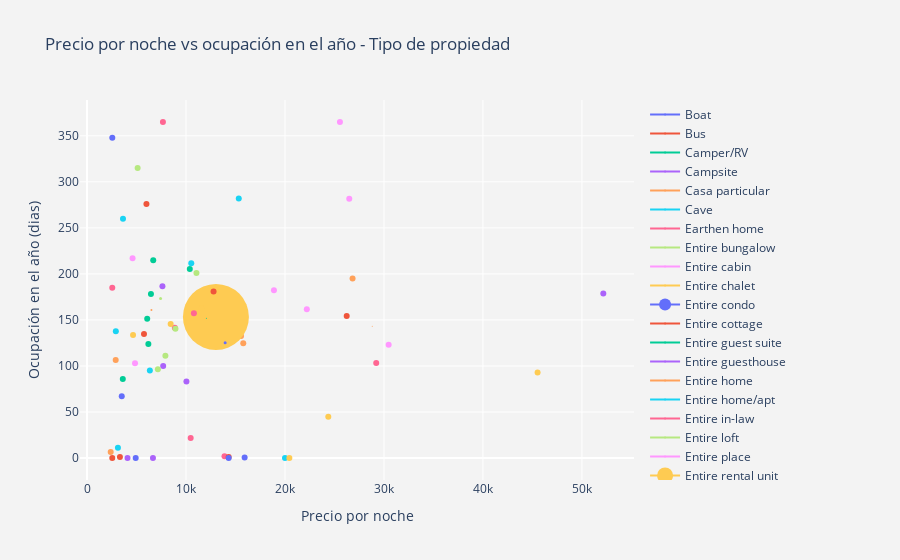

The notebook cell this image was saved under:
### Markdown cell above
Se realiza un gráfico de burbujas para mostrar la relación entre precio por noche (eje x), ocupación en el año (eje y), entendida como 365 - availability_365, y número de propiedades por tipo de propiedad (tamaño de la burbuja)

### Code cell
fig = go.Figure()

for ind in df.index:
    fig.add_trace(go.Scatter(
        x=[df["average_price"][ind]], y=[df["occupancy"][ind]],
        name=ind,
        marker_size=df["relative_count_int"][ind],
        ))

fig.update_layout(
    title='Precio por noche vs ocupación en el año - Tipo de propiedad',
    xaxis=dict(
        title='Precio por noche',
    ),
    yaxis=dict(
        title='Ocupación en el año (dias)',
    ),
    paper_bgcolor='rgb(243, 243, 243)',
    plot_bgcolor='rgb(243, 243, 243)')

fig.show()

### Figure 1 — Plotly figure (JSON) as saved in the notebook; plotly's stock layout.template omitted (floating-point values rounded to 4 significant figures)
{"data": [{"marker": {"size": 0}, "name": "Boat", "type": "scatter", "x": [15920.0], "y": [0.5]}, {"marker": {"size": 0}, "name": "Bus", "type": "scatter", "x": [6000], "y": [276]}, {"marker": {"size": 0}, "name": "Camper/RV", "type": "scatter", "x": [10380.0], "y": [205.2]}, {"marker": {"size": 0}, "name": "Campsite", "type": "scatter", "x": [6659], "y": [0]}, {"marker": {"size": 0}, "name": "Casa particular", "type": "scatter", "x": [15560.0], "y": [132.5]}, {"marker": {"size": 0}, "name": "Cave", "type": "scatter", "x": [20000], "y": [0]}, {"marker": {"size": 0}, "name": "Earthen home", "type": "scatter", "x": [13890.0], "y": [2]}, {"marker": {"size": 0}, "name": "Entire bungalow", "type": "scatter", "x": [5110], "y": [315]}, {"marker": {"size": 0}, "name": "Entire cabin", "type": "scatter", "x": [30470.0], "y": [123]}, {"marker": {"size": 0}, "name": "Entire chalet", "type": "scatter", "x": [45520.0], "y": [92.75]}, {"marker": {"size": 12}, "name": "Entire condo", "type": "scatter", "x": [14030.0], "y": [145.4]}, {"marker": {"size": 0}, "name": "Entire cottage", "type": "scatter", "x": [14308], "y": [1]}, {"marker": {"size": 0}, "name": "Entire guest suite", "type": "scatter", "x": [6685.0], "y": [214.8]}, {"marker": {"size": 0}, "name": "Entire guesthouse", "type": "scatter", "x": [12020.0], "y": [180.8]}, {"marker": {"size": 1}, "name": "Entire home", "type": "scatter", "x": [28810.0], "y": [143.2]}, {"marker": {"size": 0}, "name": "Entire home/apt", "type": "scatter", "x": [15330], "y": [282]}, {"marker": {"size": 0}, "name": "Entire in-law", "type": "scatter", "x": [7665], "y": [365]}, {"marker": {"size": 2}, "name": "Entire loft", "type": "scatter", "x": [14200.0], "y": [154.5]}, {"marker": {"size": 0}, "name": "Entire place", "type": "scatter", "x": [18880.0], "y": [182.2]}, {"marker": {"size": 66}, "name": "Entire rental unit", "type": "scatter", "x": [13020.0], "y": [153.3]}, {"marker": {"size": 3}, "name": "Entire serviced apartment", "type": "scatter", "x": [13950.0], "y": [125.3]}, {"marker": {"size": 0}, "name": "Entire townhouse", "type": "scatter", "x": [26230.0], "y": [154.3]}, {"marker": {"size": 1}, "name": "Entire vacation home", "type": "scatter", "x": [12060.0], "y": [151.8]}, {"marker": {"size": 0}, "name": "Entire villa", "type": "scatter", "x": [52160.0], "y": [178.7]}, {"marker": {"size": 0}, "name": "Pension", "type": "scatter", "x": [26828], "y": [195]}, {"marker": {"size": 0}, "name": "Private room", "type": "scatter", "x": [3631], "y": [260]}, {"marker": {"size": 0}, "name": "Private room in bed and breakfast", "type": "scatter", "x": [8869.0], "y": [141.4]}, {"marker": {"size": 0}, "name": "Private room in casa particular", "type": "scatter", "x": [7916.0], "y": [111.0]}, {"marker": {"size": 0}, "name": "Private room in chalet", "type": "scatter", "x": [26495], "y": [281.5]}, {"marker": {"size": 0}, "name": "Private room in condo", "type": "scatter", "x": [8448.0], "y": [145.6]}, {"marker": {"size": 0}, "name": "Private room in dome", "type": "scatter", "x": [2550], "y": [348]}, {"marker": {"size": 0}, "name": "Private room in dorm", "type": "scatter", "x": [3322], "y": [1]}, {"marker": {"size": 0}, "name": "Private room in guest suite", "type": "scatter", "x": [6077.0], "y": [151.1]}, {"marker": {"size": 0}, "name": "Private room in guesthouse", "type": "scatter", "x": [7616.0], "y": [186.6]}, {"marker": {"size": 2}, "name": "Private room in home", "type": "scatter", "x": [6506.0], "y": [160.8]}, {"marker": {"size": 0}, "name": "Private room in hostel", "type": "scatter", "x": [10530.0], "y": [211.6]}, {"marker": {"size": 0}, "name": "Private room in loft", "type": "scatter", "x": [10800.0], "y": [157.2]}, {"marker": {"size": 3}, "name": "Private room in rental unit", "type": "scatter", "x": [7427.0], "y": [173.4]}, {"marker": {"size": 0}, "name": "Private room in resort", "type": "scatter", "x": [25551], "y": [365]}, {"marker": {"size": 0}, "name": "Private room in serviced apartment", "type": "scatter", "x": [11560.0], "y": [162.7]}, {"marker": {"size": 0}, "name": "Private room in tiny home", "type": "scatter", "x": [3505.0], "y": [67]}, {"marker": {"size": 0}, "name": "Private room in townhouse", "type": "scatter", "x": [12780.0], "y": [180.8]}, {"marker": {"size": 0}, "name": "Private room in vacation home", "type": "scatter", "x": [6193.0], "y": [123.8]}, {"marker": {"size": 0}, "name": "Private room in villa", "type": "scatter", "x": [7691.0], "y": [99.91]}, {"marker": {"size": 0}, "name": "Room in aparthotel", "type": "scatter", "x": [15780.0], "y": [124.8]}, {"marker": {"size": 0}, "name": "Room in bed and breakfast", "type": "scatter", "x": [3119], "y": [11.14]}, {"marker": {"size": 0}, "name": "Room in boutique hotel", "type": "scatter", "x": [29220.0], "y": [103.2]}, {"marker": {"size": 0}, "name": "Room in hostel", "type": "scatter", "x": [11050.0], "y": [200.8]}, {"marker": {"size": 0}, "name": "Room in hotel", "type": "scatter", "x": [22200.0], "y": [161.6]}, {"marker": {"size": 0}, "name": "Room in serviced apartment", "type": "scatter", "x": [24370.0], "y": [44.76]}, {"marker": {"size": 0}, "name": "Shared room", "type": "scatter", "x": [4914], "y": [0]}, {"marker": {"size": 0}, "name": "Shared room in barn", "type": "scatter", "x": [2548], "y": [0]}, {"marker": {"size": 0}, "name": "Shared room in bed and breakfast", "type": "scatter", "x": [3610.0], "y": [85.88]}, {"marker": {"size": 0}, "name": "Shared room in boutique hotel", "type": "scatter", "x": [10040], "y": [83]}, {"marker": {"size": 0}, "name": "Shared room in casa particular", "type": "scatter", "x": [2895.0], "y": [106.5]}, {"marker": {"size": 0}, "name": "Shared room in condo", "type": "scatter", "x": [2908.0], "y": [137.8]}, {"marker": {"size": 0}, "name": "Shared room in guest suite", "type": "scatter", "x": [2548], "y": [185]}, {"marker": {"size": 0}, "name": "Shared room in guesthouse", "type": "scatter", "x": [7152.0], "y": [96.29]}, {"marker": {"size": 0}, "name": "Shared room in home", "type": "scatter", "x": [4846.0], "y": [103.1]}, {"marker": {"size": 0}, "name": "Shared room in hostel", "type": "scatter", "x": [4647.0], "y": [133.7]}, {"marker": {"size": 0}, "name": "Shared room in hotel", "type": "scatter", "x": [14308], "y": [0]}, {"marker": {"size": 0}, "name": "Shared room in rental unit", "type": "scatter", "x": [5753.0], "y": [134.6]}, {"marker": {"size": 0}, "name": "Shared room in serviced apartment", "type": "scatter", "x": [6455.0], "y": [178.1]}, {"marker": {"size": 0}, "name": "Shared room in tent", "type": "scatter", "x": [4089], "y": [0]}, {"marker": {"size": 0}, "name": "Shared room in townhouse", "type": "scatter", "x": [2389], "y": [6.5]}, {"marker": {"size": 0}, "name": "Shared room in villa", "type": "scatter", "x": [6344.0], "y": [95.14]}, {"marker": {"size": 0}, "name": "Tiny home", "type": "scatter", "x": [10469], "y": [21.73]}, {"marker": {"size": 0}, "name": "Tower", "type": "scatter", "x": [8932], "y": [140.5]}, {"marker": {"size": 0}, "name": "Treehouse", "type": "scatter", "x": [4599], "y": [217]}, {"marker": {"size": 0}, "name": "Windmill", "type": "scatter", "x": [20440], "y": [0]}], "layout": {"paper_bgcolor": "rgb(243, 243, 243)", "plot_bgcolor": "rgb(243, 243, 243)", "title": {"text": "Precio por noche vs ocupación en el año - Tipo de propiedad"}, "xaxis": {"title": {"text": "Precio por noche"}}, "yaxis": {"title": {"text": "Ocupación en el año (dias)"}}}}
